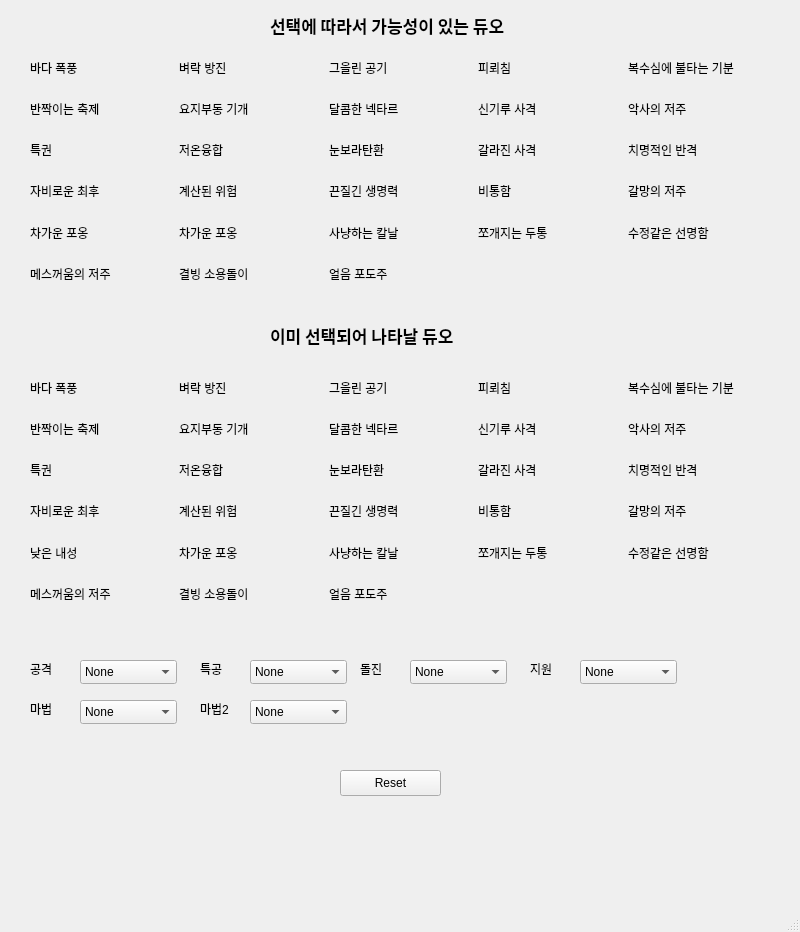
<?xml version="1.0" encoding="UTF-8"?>
<ui version="4.0">
 <class>MainWindow</class>
 <widget class="QMainWindow" name="MainWindow">
  <property name="geometry">
   <rect>
    <x>0</x>
    <y>0</y>
    <width>800</width>
    <height>932</height>
   </rect>
  </property>
  <property name="windowTitle">
   <string>MainWindow</string>
  </property>
  <widget class="QWidget" name="centralwidget">
   <widget class="QPushButton" name="ResetButton">
    <property name="geometry">
     <rect>
      <x>340</x>
      <y>770</y>
      <width>101</width>
      <height>26</height>
     </rect>
    </property>
    <property name="text">
     <string>Reset</string>
    </property>
   </widget>
   <widget class="QComboBox" name="Attack">
    <property name="geometry">
     <rect>
      <x>80</x>
      <y>660</y>
      <width>97</width>
      <height>24</height>
     </rect>
    </property>
    <item>
     <property name="text">
      <string>None</string>
     </property>
    </item>
    <item>
     <property name="text">
      <string>제우스</string>
     </property>
    </item>
    <item>
     <property name="text">
      <string>포세이돈</string>
     </property>
    </item>
    <item>
     <property name="text">
      <string>아테나</string>
     </property>
    </item>
    <item>
     <property name="text">
      <string>아프로디테</string>
     </property>
    </item>
    <item>
     <property name="text">
      <string>아르테미스</string>
     </property>
    </item>
    <item>
     <property name="text">
      <string>아레스</string>
     </property>
    </item>
    <item>
     <property name="text">
      <string>디오니소스</string>
     </property>
    </item>
    <item>
     <property name="text">
      <string>데메테르</string>
     </property>
    </item>
   </widget>
   <widget class="QLabel" name="label">
    <property name="geometry">
     <rect>
      <x>30</x>
      <y>660</y>
      <width>77</width>
      <height>18</height>
     </rect>
    </property>
    <property name="text">
     <string>공격</string>
    </property>
   </widget>
   <widget class="QLabel" name="label_2">
    <property name="geometry">
     <rect>
      <x>200</x>
      <y>660</y>
      <width>77</width>
      <height>18</height>
     </rect>
    </property>
    <property name="text">
     <string>특공</string>
    </property>
   </widget>
   <widget class="QComboBox" name="SpecialAttack">
    <property name="geometry">
     <rect>
      <x>250</x>
      <y>660</y>
      <width>97</width>
      <height>24</height>
     </rect>
    </property>
    <item>
     <property name="text">
      <string>None</string>
     </property>
    </item>
    <item>
     <property name="text">
      <string>제우스</string>
     </property>
    </item>
    <item>
     <property name="text">
      <string>포세이돈</string>
     </property>
    </item>
    <item>
     <property name="text">
      <string>아테나</string>
     </property>
    </item>
    <item>
     <property name="text">
      <string>아프로디테</string>
     </property>
    </item>
    <item>
     <property name="text">
      <string>아르테미스</string>
     </property>
    </item>
    <item>
     <property name="text">
      <string>아레스</string>
     </property>
    </item>
    <item>
     <property name="text">
      <string>디오니소스</string>
     </property>
    </item>
    <item>
     <property name="text">
      <string>데메테르</string>
     </property>
    </item>
   </widget>
   <widget class="QLabel" name="label_3">
    <property name="geometry">
     <rect>
      <x>360</x>
      <y>660</y>
      <width>77</width>
      <height>18</height>
     </rect>
    </property>
    <property name="text">
     <string>돌진</string>
    </property>
   </widget>
   <widget class="QComboBox" name="Dash">
    <property name="geometry">
     <rect>
      <x>410</x>
      <y>660</y>
      <width>97</width>
      <height>24</height>
     </rect>
    </property>
    <item>
     <property name="text">
      <string>None</string>
     </property>
    </item>
    <item>
     <property name="text">
      <string>제우스</string>
     </property>
    </item>
    <item>
     <property name="text">
      <string>포세이돈</string>
     </property>
    </item>
    <item>
     <property name="text">
      <string>아테나</string>
     </property>
    </item>
    <item>
     <property name="text">
      <string>아프로디테</string>
     </property>
    </item>
    <item>
     <property name="text">
      <string>아르테미스</string>
     </property>
    </item>
    <item>
     <property name="text">
      <string>아레스</string>
     </property>
    </item>
    <item>
     <property name="text">
      <string>디오니소스</string>
     </property>
    </item>
    <item>
     <property name="text">
      <string>데메테르</string>
     </property>
    </item>
   </widget>
   <widget class="QLabel" name="label_4">
    <property name="geometry">
     <rect>
      <x>530</x>
      <y>660</y>
      <width>77</width>
      <height>18</height>
     </rect>
    </property>
    <property name="text">
     <string>지원</string>
    </property>
   </widget>
   <widget class="QComboBox" name="Support">
    <property name="geometry">
     <rect>
      <x>580</x>
      <y>660</y>
      <width>97</width>
      <height>24</height>
     </rect>
    </property>
    <item>
     <property name="text">
      <string>None</string>
     </property>
    </item>
    <item>
     <property name="text">
      <string>제우스</string>
     </property>
    </item>
    <item>
     <property name="text">
      <string>포세이돈</string>
     </property>
    </item>
    <item>
     <property name="text">
      <string>아테나</string>
     </property>
    </item>
    <item>
     <property name="text">
      <string>아프로디테</string>
     </property>
    </item>
    <item>
     <property name="text">
      <string>아르테미스</string>
     </property>
    </item>
    <item>
     <property name="text">
      <string>아레스</string>
     </property>
    </item>
    <item>
     <property name="text">
      <string>디오니소스</string>
     </property>
    </item>
    <item>
     <property name="text">
      <string>데메테르</string>
     </property>
    </item>
   </widget>
   <widget class="QLabel" name="label_5">
    <property name="geometry">
     <rect>
      <x>30</x>
      <y>700</y>
      <width>77</width>
      <height>18</height>
     </rect>
    </property>
    <property name="text">
     <string>마법</string>
    </property>
   </widget>
   <widget class="QComboBox" name="Magic">
    <property name="geometry">
     <rect>
      <x>80</x>
      <y>700</y>
      <width>97</width>
      <height>24</height>
     </rect>
    </property>
    <item>
     <property name="text">
      <string>None</string>
     </property>
    </item>
    <item>
     <property name="text">
      <string>포세이돈</string>
     </property>
    </item>
    <item>
     <property name="text">
      <string>아프로디테</string>
     </property>
    </item>
    <item>
     <property name="text">
      <string>아레스</string>
     </property>
    </item>
    <item>
     <property name="text">
      <string>디오니소스</string>
     </property>
    </item>
   </widget>
   <widget class="QLabel" name="label_6">
    <property name="geometry">
     <rect>
      <x>200</x>
      <y>700</y>
      <width>77</width>
      <height>18</height>
     </rect>
    </property>
    <property name="text">
     <string>마법2</string>
    </property>
   </widget>
   <widget class="QComboBox" name="SpecialMagic">
    <property name="geometry">
     <rect>
      <x>250</x>
      <y>700</y>
      <width>97</width>
      <height>24</height>
     </rect>
    </property>
    <item>
     <property name="text">
      <string>None</string>
     </property>
    </item>
    <item>
     <property name="text">
      <string>[제우스]</string>
     </property>
    </item>
    <item>
     <property name="text">
      <string>전기마법</string>
     </property>
    </item>
    <item>
     <property name="text">
      <string>천둥마법</string>
     </property>
    </item>
    <item>
     <property name="text">
      <string>피해강화</string>
     </property>
    </item>
    <item>
     <property name="text">
      <string>[아테나]</string>
     </property>
    </item>
    <item>
     <property name="text">
      <string>탄환마법</string>
     </property>
    </item>
    <item>
     <property name="text">
      <string>[데메테르]</string>
     </property>
    </item>
    <item>
     <property name="text">
      <string>마법광선</string>
     </property>
    </item>
   </widget>
   <widget class="QLabel" name="label_7">
    <property name="geometry">
     <rect>
      <x>270</x>
      <y>10</y>
      <width>471</width>
      <height>31</height>
     </rect>
    </property>
    <property name="font">
     <font>
      <family>Malgun Gothic</family>
      <pointsize>13</pointsize>
      <weight>75</weight>
      <bold>true</bold>
     </font>
    </property>
    <property name="text">
     <string>선택에 따라서 가능성이 있는 듀오</string>
    </property>
   </widget>
   <widget class="QWidget" name="gridLayoutWidget_3">
    <property name="geometry">
     <rect>
      <x>30</x>
      <y>50</y>
      <width>741</width>
      <height>241</height>
     </rect>
    </property>
    <layout class="QGridLayout" name="UnSelected">
     <item row="2" column="3">
      <widget class="QLabel" name="label_22">
       <property name="mouseTracking">
        <bool>true</bool>
       </property>
       <property name="text">
        <string>갈라진 사격</string>
       </property>
      </widget>
     </item>
     <item row="2" column="1">
      <widget class="QLabel" name="label_20">
       <property name="mouseTracking">
        <bool>true</bool>
       </property>
       <property name="text">
        <string>저온융합</string>
       </property>
      </widget>
     </item>
     <item row="1" column="4">
      <widget class="QLabel" name="label_18">
       <property name="mouseTracking">
        <bool>true</bool>
       </property>
       <property name="text">
        <string>악사의 저주</string>
       </property>
      </widget>
     </item>
     <item row="2" column="0">
      <widget class="QLabel" name="label_19">
       <property name="mouseTracking">
        <bool>true</bool>
       </property>
       <property name="text">
        <string>특권</string>
       </property>
      </widget>
     </item>
     <item row="2" column="2">
      <widget class="QLabel" name="label_21">
       <property name="mouseTracking">
        <bool>true</bool>
       </property>
       <property name="text">
        <string>눈보라탄환</string>
       </property>
      </widget>
     </item>
     <item row="3" column="4">
      <widget class="QLabel" name="label_28">
       <property name="text">
        <string>갈망의 저주</string>
       </property>
      </widget>
     </item>
     <item row="3" column="0">
      <widget class="QLabel" name="label_24">
       <property name="mouseTracking">
        <bool>true</bool>
       </property>
       <property name="text">
        <string>자비로운 최후</string>
       </property>
      </widget>
     </item>
     <item row="3" column="3">
      <widget class="QLabel" name="label_27">
       <property name="text">
        <string>비통함</string>
       </property>
      </widget>
     </item>
     <item row="2" column="4">
      <widget class="QLabel" name="label_23">
       <property name="mouseTracking">
        <bool>true</bool>
       </property>
       <property name="text">
        <string>치명적인 반격</string>
       </property>
      </widget>
     </item>
     <item row="3" column="1">
      <widget class="QLabel" name="label_25">
       <property name="text">
        <string>계산된 위험</string>
       </property>
      </widget>
     </item>
     <item row="3" column="2">
      <widget class="QLabel" name="label_26">
       <property name="text">
        <string>끈질긴 생명력</string>
       </property>
      </widget>
     </item>
     <item row="1" column="2">
      <widget class="QLabel" name="label_16">
       <property name="mouseTracking">
        <bool>true</bool>
       </property>
       <property name="text">
        <string>달콤한 넥타르</string>
       </property>
      </widget>
     </item>
     <item row="1" column="1">
      <widget class="QLabel" name="label_15">
       <property name="mouseTracking">
        <bool>true</bool>
       </property>
       <property name="text">
        <string>요지부동 기개</string>
       </property>
      </widget>
     </item>
     <item row="1" column="3">
      <widget class="QLabel" name="label_17">
       <property name="mouseTracking">
        <bool>true</bool>
       </property>
       <property name="text">
        <string>신기루 사격</string>
       </property>
      </widget>
     </item>
     <item row="4" column="4">
      <widget class="QLabel" name="label_33">
       <property name="mouseTracking">
        <bool>true</bool>
       </property>
       <property name="text">
        <string>수정같은 선명함</string>
       </property>
      </widget>
     </item>
     <item row="4" column="3">
      <widget class="QLabel" name="label_32">
       <property name="mouseTracking">
        <bool>true</bool>
       </property>
       <property name="text">
        <string>쪼개지는 두통</string>
       </property>
      </widget>
     </item>
     <item row="5" column="1">
      <widget class="QLabel" name="label_35">
       <property name="mouseTracking">
        <bool>true</bool>
       </property>
       <property name="text">
        <string>결빙 소용돌이</string>
       </property>
      </widget>
     </item>
     <item row="5" column="0">
      <widget class="QLabel" name="label_34">
       <property name="mouseTracking">
        <bool>true</bool>
       </property>
       <property name="text">
        <string>메스꺼움의 저주</string>
       </property>
      </widget>
     </item>
     <item row="0" column="4">
      <widget class="QLabel" name="label_13">
       <property name="mouseTracking">
        <bool>true</bool>
       </property>
       <property name="text">
        <string>복수심에 불타는 기분</string>
       </property>
      </widget>
     </item>
     <item row="0" column="1">
      <widget class="QLabel" name="label_10">
       <property name="mouseTracking">
        <bool>true</bool>
       </property>
       <property name="text">
        <string>벼락 방진</string>
       </property>
      </widget>
     </item>
     <item row="4" column="0">
      <widget class="QLabel" name="label_29">
       <property name="mouseTracking">
        <bool>true</bool>
       </property>
       <property name="text">
        <string>차가운 포옹</string>
       </property>
      </widget>
     </item>
     <item row="0" column="0">
      <widget class="QLabel" name="label_9">
       <property name="mouseTracking">
        <bool>true</bool>
       </property>
       <property name="toolTip">
        <string extracomment="적을 밀치면 적에게 벼락이 떨어집니다."/>
       </property>
       <property name="text">
        <string>바다 폭풍</string>
       </property>
      </widget>
     </item>
     <item row="0" column="2">
      <widget class="QLabel" name="label_11">
       <property name="mouseTracking">
        <bool>true</bool>
       </property>
       <property name="text">
        <string>그을린 공기</string>
       </property>
      </widget>
     </item>
     <item row="0" column="3">
      <widget class="QLabel" name="label_12">
       <property name="mouseTracking">
        <bool>true</bool>
       </property>
       <property name="text">
        <string>피뢰침</string>
       </property>
      </widget>
     </item>
     <item row="4" column="2">
      <widget class="QLabel" name="label_31">
       <property name="mouseTracking">
        <bool>true</bool>
       </property>
       <property name="text">
        <string>사냥하는 칼날</string>
       </property>
      </widget>
     </item>
     <item row="1" column="0">
      <widget class="QLabel" name="label_14">
       <property name="mouseTracking">
        <bool>true</bool>
       </property>
       <property name="text">
        <string>반짝이는 축제</string>
       </property>
      </widget>
     </item>
     <item row="4" column="1">
      <widget class="QLabel" name="label_30">
       <property name="mouseTracking">
        <bool>true</bool>
       </property>
       <property name="text">
        <string>차가운 포옹</string>
       </property>
      </widget>
     </item>
     <item row="5" column="2">
      <widget class="QLabel" name="label_36">
       <property name="mouseTracking">
        <bool>true</bool>
       </property>
       <property name="text">
        <string>얼음 포도주</string>
       </property>
      </widget>
     </item>
    </layout>
   </widget>
   <widget class="QLabel" name="label_8">
    <property name="geometry">
     <rect>
      <x>270</x>
      <y>320</y>
      <width>331</width>
      <height>31</height>
     </rect>
    </property>
    <property name="font">
     <font>
      <family>Malgun Gothic</family>
      <pointsize>13</pointsize>
      <weight>75</weight>
      <bold>true</bold>
     </font>
    </property>
    <property name="text">
     <string>이미 선택되어 나타날 듀오</string>
    </property>
   </widget>
   <widget class="QWidget" name="gridLayoutWidget_4">
    <property name="geometry">
     <rect>
      <x>30</x>
      <y>370</y>
      <width>741</width>
      <height>241</height>
     </rect>
    </property>
    <layout class="QGridLayout" name="UnSelected_2">
     <item row="2" column="3">
      <widget class="QLabel" name="label_37">
       <property name="mouseTracking">
        <bool>true</bool>
       </property>
       <property name="text">
        <string>갈라진 사격</string>
       </property>
      </widget>
     </item>
     <item row="2" column="1">
      <widget class="QLabel" name="label_38">
       <property name="mouseTracking">
        <bool>true</bool>
       </property>
       <property name="text">
        <string>저온융합</string>
       </property>
      </widget>
     </item>
     <item row="1" column="4">
      <widget class="QLabel" name="label_39">
       <property name="mouseTracking">
        <bool>true</bool>
       </property>
       <property name="text">
        <string>악사의 저주</string>
       </property>
      </widget>
     </item>
     <item row="2" column="0">
      <widget class="QLabel" name="label_40">
       <property name="mouseTracking">
        <bool>true</bool>
       </property>
       <property name="text">
        <string>특권</string>
       </property>
      </widget>
     </item>
     <item row="2" column="2">
      <widget class="QLabel" name="label_41">
       <property name="mouseTracking">
        <bool>true</bool>
       </property>
       <property name="text">
        <string>눈보라탄환</string>
       </property>
      </widget>
     </item>
     <item row="3" column="4">
      <widget class="QLabel" name="label_42">
       <property name="text">
        <string>갈망의 저주</string>
       </property>
      </widget>
     </item>
     <item row="3" column="0">
      <widget class="QLabel" name="label_43">
       <property name="mouseTracking">
        <bool>true</bool>
       </property>
       <property name="text">
        <string>자비로운 최후</string>
       </property>
      </widget>
     </item>
     <item row="3" column="3">
      <widget class="QLabel" name="label_44">
       <property name="text">
        <string>비통함</string>
       </property>
      </widget>
     </item>
     <item row="2" column="4">
      <widget class="QLabel" name="label_45">
       <property name="mouseTracking">
        <bool>true</bool>
       </property>
       <property name="text">
        <string>치명적인 반격</string>
       </property>
      </widget>
     </item>
     <item row="3" column="1">
      <widget class="QLabel" name="label_46">
       <property name="text">
        <string>계산된 위험</string>
       </property>
      </widget>
     </item>
     <item row="3" column="2">
      <widget class="QLabel" name="label_47">
       <property name="text">
        <string>끈질긴 생명력</string>
       </property>
      </widget>
     </item>
     <item row="1" column="2">
      <widget class="QLabel" name="label_48">
       <property name="mouseTracking">
        <bool>true</bool>
       </property>
       <property name="text">
        <string>달콤한 넥타르</string>
       </property>
      </widget>
     </item>
     <item row="1" column="1">
      <widget class="QLabel" name="label_49">
       <property name="mouseTracking">
        <bool>true</bool>
       </property>
       <property name="text">
        <string>요지부동 기개</string>
       </property>
      </widget>
     </item>
     <item row="1" column="3">
      <widget class="QLabel" name="label_50">
       <property name="mouseTracking">
        <bool>true</bool>
       </property>
       <property name="text">
        <string>신기루 사격</string>
       </property>
      </widget>
     </item>
     <item row="4" column="4">
      <widget class="QLabel" name="label_51">
       <property name="mouseTracking">
        <bool>true</bool>
       </property>
       <property name="text">
        <string>수정같은 선명함</string>
       </property>
      </widget>
     </item>
     <item row="4" column="3">
      <widget class="QLabel" name="label_52">
       <property name="mouseTracking">
        <bool>true</bool>
       </property>
       <property name="text">
        <string>쪼개지는 두통</string>
       </property>
      </widget>
     </item>
     <item row="5" column="1">
      <widget class="QLabel" name="label_53">
       <property name="mouseTracking">
        <bool>true</bool>
       </property>
       <property name="text">
        <string>결빙 소용돌이</string>
       </property>
      </widget>
     </item>
     <item row="5" column="0">
      <widget class="QLabel" name="label_54">
       <property name="mouseTracking">
        <bool>true</bool>
       </property>
       <property name="text">
        <string>메스꺼움의 저주</string>
       </property>
      </widget>
     </item>
     <item row="0" column="4">
      <widget class="QLabel" name="label_55">
       <property name="mouseTracking">
        <bool>true</bool>
       </property>
       <property name="text">
        <string>복수심에 불타는 기분</string>
       </property>
      </widget>
     </item>
     <item row="0" column="1">
      <widget class="QLabel" name="label_56">
       <property name="mouseTracking">
        <bool>true</bool>
       </property>
       <property name="text">
        <string>벼락 방진</string>
       </property>
      </widget>
     </item>
     <item row="4" column="0">
      <widget class="QLabel" name="label_57">
       <property name="mouseTracking">
        <bool>true</bool>
       </property>
       <property name="text">
        <string>낮은 내성</string>
       </property>
      </widget>
     </item>
     <item row="0" column="0">
      <widget class="QLabel" name="label_58">
       <property name="mouseTracking">
        <bool>true</bool>
       </property>
       <property name="text">
        <string>바다 폭풍</string>
       </property>
      </widget>
     </item>
     <item row="0" column="2">
      <widget class="QLabel" name="label_59">
       <property name="mouseTracking">
        <bool>true</bool>
       </property>
       <property name="text">
        <string>그을린 공기</string>
       </property>
      </widget>
     </item>
     <item row="0" column="3">
      <widget class="QLabel" name="label_60">
       <property name="mouseTracking">
        <bool>true</bool>
       </property>
       <property name="text">
        <string>피뢰침</string>
       </property>
      </widget>
     </item>
     <item row="4" column="2">
      <widget class="QLabel" name="label_61">
       <property name="mouseTracking">
        <bool>true</bool>
       </property>
       <property name="text">
        <string>사냥하는 칼날</string>
       </property>
      </widget>
     </item>
     <item row="1" column="0">
      <widget class="QLabel" name="label_62">
       <property name="mouseTracking">
        <bool>true</bool>
       </property>
       <property name="text">
        <string>반짝이는 축제</string>
       </property>
      </widget>
     </item>
     <item row="4" column="1">
      <widget class="QLabel" name="label_63">
       <property name="mouseTracking">
        <bool>true</bool>
       </property>
       <property name="text">
        <string>차가운 포옹</string>
       </property>
      </widget>
     </item>
     <item row="5" column="2">
      <widget class="QLabel" name="label_64">
       <property name="mouseTracking">
        <bool>true</bool>
       </property>
       <property name="text">
        <string>얼음 포도주</string>
       </property>
      </widget>
     </item>
    </layout>
   </widget>
  </widget>
  <widget class="QMenuBar" name="menubar">
   <property name="geometry">
    <rect>
     <x>0</x>
     <y>0</y>
     <width>800</width>
     <height>18</height>
    </rect>
   </property>
  </widget>
  <widget class="QStatusBar" name="statusbar"/>
 </widget>
 <resources/>
 <connections/>
</ui>
